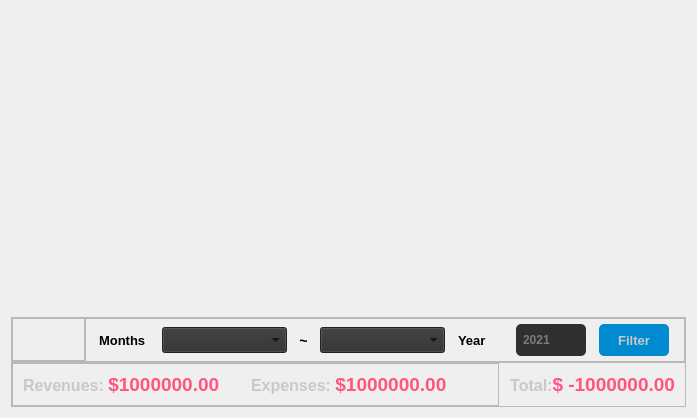
            <widget class="QWidget" name="tb_home">
             <attribute name="icon">
              <iconset>
               <normalon>:/home/casa.png</normalon>
              </iconset>
             </attribute>
             <attribute name="title">
              <string>Home</string>
             </attribute>
             <layout class="QVBoxLayout" name="verticalLayout_9">
              <item>
               <widget class="QFrame" name="fr_content_home_graph">
                <property name="minimumSize">
                 <size>
                  <width>0</width>
                  <height>300</height>
                 </size>
                </property>
                <property name="maximumSize">
                 <size>
                  <width>16777215</width>
                  <height>500</height>
                 </size>
                </property>
                <property name="frameShape">
                 <enum>QFrame::NoFrame</enum>
                </property>
                <property name="frameShadow">
                 <enum>QFrame::Raised</enum>
                </property>
                <layout class="QHBoxLayout" name="horizontalLayout_24">
                 <property name="spacing">
                  <number>0</number>
                 </property>
                 <property name="leftMargin">
                  <number>0</number>
                 </property>
                 <property name="topMargin">
                  <number>0</number>
                 </property>
                 <property name="rightMargin">
                  <number>0</number>
                 </property>
                 <property name="bottomMargin">
                  <number>0</number>
                 </property>
                 <item>
                  <widget class="PlotWidget" name="graphWidget" native="true">
                   <property name="minimumSize">
                    <size>
                     <width>300</width>
                     <height>250</height>
                    </size>
                   </property>
                   <property name="maximumSize">
                    <size>
                     <width>16777215</width>
                     <height>16777215</height>
                    </size>
                   </property>
                  </widget>
                 </item>
                </layout>
               </widget>
              </item>
              <item>
               <widget class="QFrame" name="fr_content_home_footer">
                <property name="minimumSize">
                 <size>
                  <width>654</width>
                  <height>90</height>
                 </size>
                </property>
                <property name="maximumSize">
                 <size>
                  <width>16777215</width>
                  <height>120</height>
                 </size>
                </property>
                <property name="frameShape">
                 <enum>QFrame::NoFrame</enum>
                </property>
                <property name="frameShadow">
                 <enum>QFrame::Raised</enum>
                </property>
                <layout class="QVBoxLayout" name="verticalLayout_10">
                 <property name="spacing">
                  <number>0</number>
                 </property>
                 <property name="leftMargin">
                  <number>0</number>
                 </property>
                 <property name="topMargin">
                  <number>0</number>
                 </property>
                 <property name="rightMargin">
                  <number>0</number>
                 </property>
                 <property name="bottomMargin">
                  <number>0</number>
                 </property>
                 <item>
                  <widget class="QFrame" name="fr_content_home_filter">
                   <property name="minimumSize">
                    <size>
                     <width>654</width>
                     <height>45</height>
                    </size>
                   </property>
                   <property name="maximumSize">
                    <size>
                     <width>16777215</width>
                     <height>45</height>
                    </size>
                   </property>
                   <property name="frameShape">
                    <enum>QFrame::StyledPanel</enum>
                   </property>
                   <property name="frameShadow">
                    <enum>QFrame::Raised</enum>
                   </property>
                   <layout class="QHBoxLayout" name="horizontalLayout_25">
                    <property name="spacing">
                     <number>0</number>
                    </property>
                    <property name="leftMargin">
                     <number>0</number>
                    </property>
                    <property name="topMargin">
                     <number>0</number>
                    </property>
                    <property name="rightMargin">
                     <number>0</number>
                    </property>
                    <property name="bottomMargin">
                     <number>0</number>
                    </property>
                    <item>
                     <widget class="QFrame" name="fr_content_home_space">
                      <property name="frameShape">
                       <enum>QFrame::StyledPanel</enum>
                      </property>
                      <property name="frameShadow">
                       <enum>QFrame::Raised</enum>
                      </property>
                     </widget>
                    </item>
                    <item>
                     <widget class="QFrame" name="fr_home_filter">
                      <property name="minimumSize">
                       <size>
                        <width>400</width>
                        <height>45</height>
                       </size>
                      </property>
                      <property name="maximumSize">
                       <size>
                        <width>600</width>
                        <height>16777215</height>
                       </size>
                      </property>
                      <property name="frameShape">
                       <enum>QFrame::StyledPanel</enum>
                      </property>
                      <property name="frameShadow">
                       <enum>QFrame::Raised</enum>
                      </property>
                      <layout class="QHBoxLayout" name="horizontalLayout_23">
                       <property name="spacing">
                        <number>0</number>
                       </property>
                       <property name="leftMargin">
                        <number>0</number>
                       </property>
                       <property name="topMargin">
                        <number>0</number>
                       </property>
                       <property name="rightMargin">
                        <number>0</number>
                       </property>
                       <property name="bottomMargin">
                        <number>0</number>
                       </property>
                       <item>
                        <widget class="QLabel" name="lb_home_filter_month">
                         <property name="minimumSize">
                          <size>
                           <width>50</width>
                           <height>0</height>
                          </size>
                         </property>
                         <property name="maximumSize">
                          <size>
                           <width>50</width>
                           <height>16777215</height>
                          </size>
                         </property>
                         <property name="font">
                          <font>
                           <pointsize>10</pointsize>
                           <weight>75</weight>
                           <bold>true</bold>
                          </font>
                         </property>
                         <property name="text">
                          <string>Months</string>
                         </property>
                        </widget>
                       </item>
                       <item>
                        <widget class="QComboBox" name="cb_home_filter_min">
                         <property name="minimumSize">
                          <size>
                           <width>0</width>
                           <height>26</height>
                          </size>
                         </property>
                         <property name="maximumSize">
                          <size>
                           <width>125</width>
                           <height>16777215</height>
                          </size>
                         </property>
                         <property name="font">
                          <font>
                           <pointsize>10</pointsize>
                           <weight>75</weight>
                           <bold>true</bold>
                          </font>
                         </property>
                         <property name="styleSheet">
                          <string notr="true">background-color: rgb(47, 47, 47);
padding-left: 5px;
padding-right: 5px;</string>
                         </property>
                        </widget>
                       </item>
                       <item>
                        <widget class="QLabel" name="lb_home_filter_range">
                         <property name="maximumSize">
                          <size>
                           <width>7</width>
                           <height>16777215</height>
                          </size>
                         </property>
                         <property name="font">
                          <font>
                           <pointsize>11</pointsize>
                           <weight>75</weight>
                           <bold>true</bold>
                          </font>
                         </property>
                         <property name="text">
                          <string>~</string>
                         </property>
                         <property name="alignment">
                          <set>Qt::AlignCenter</set>
                         </property>
                        </widget>
                       </item>
                       <item>
                        <widget class="QComboBox" name="cb_home_filter_max">
                         <property name="minimumSize">
                          <size>
                           <width>0</width>
                           <height>26</height>
                          </size>
                         </property>
                         <property name="maximumSize">
                          <size>
                           <width>125</width>
                           <height>16777215</height>
                          </size>
                         </property>
                         <property name="font">
                          <font>
                           <pointsize>10</pointsize>
                           <weight>75</weight>
                           <bold>true</bold>
                          </font>
                         </property>
                         <property name="styleSheet">
                          <string notr="true">background-color: rgb(47, 47, 47);
padding-left: 5px;
padding-right: 5px;</string>
                         </property>
                        </widget>
                       </item>
                       <item>
                        <widget class="QLabel" name="lb_home_filter_year">
                         <property name="minimumSize">
                          <size>
                           <width>40</width>
                           <height>0</height>
                          </size>
                         </property>
                         <property name="maximumSize">
                          <size>
                           <width>45</width>
                           <height>16777215</height>
                          </size>
                         </property>
                         <property name="font">
                          <font>
                           <pointsize>10</pointsize>
                           <weight>75</weight>
                           <bold>true</bold>
                          </font>
                         </property>
                         <property name="text">
                          <string>Year</string>
                         </property>
                        </widget>
                       </item>
                       <item>
                        <widget class="QLineEdit" name="ld_home_filter_year">
                         <property name="minimumSize">
                          <size>
                           <width>0</width>
                           <height>32</height>
                          </size>
                         </property>
                         <property name="maximumSize">
                          <size>
                           <width>70</width>
                           <height>16777215</height>
                          </size>
                         </property>
                         <property name="font">
                          <font>
                           <weight>75</weight>
                           <bold>true</bold>
                          </font>
                         </property>
                         <property name="styleSheet">
                          <string notr="true">QLineEdit{
	border-radius: 5px;
	padding: 5px;
	background-color: rgb(47, 47, 47);
	color: rgb(200,200,200);
}
QLineEdit:focus{
	border: 2px solid rgb(0, 122, 209);
	border: 2px solid rgb(172, 235, 226);
	color: rgb(255,255,255);
}</string>
                         </property>
                         <property name="placeholderText">
                          <string>2021</string>
                         </property>
                        </widget>
                       </item>
                       <item>
                        <widget class="QPushButton" name="btn_home_filter">
                         <property name="minimumSize">
                          <size>
                           <width>70</width>
                           <height>32</height>
                          </size>
                         </property>
                         <property name="maximumSize">
                          <size>
                           <width>70</width>
                           <height>16777215</height>
                          </size>
                         </property>
                         <property name="font">
                          <font>
                           <pointsize>10</pointsize>
                           <weight>75</weight>
                           <bold>true</bold>
                          </font>
                         </property>
                         <property name="cursor">
                          <cursorShape>PointingHandCursor</cursorShape>
                         </property>
                         <property name="styleSheet">
                          <string notr="true">QPushButton{
	border-radius: 5px;
	background-color: rgb(0, 139, 209);
	color: rgb(200,200,200);
}
QPushButton:hover{
	background-color: rgb(0, 130, 215);
}
QPushButton:pressed{
	background-color: rgb(0, 122, 209);
}</string>
                         </property>
                         <property name="text">
                          <string>Filter</string>
                         </property>
                        </widget>
                       </item>
                      </layout>
                     </widget>
                    </item>
                   </layout>
                  </widget>
                 </item>
                 <item>
                  <widget class="QFrame" name="fr_content_home_values">
                   <property name="minimumSize">
                    <size>
                     <width>654</width>
                     <height>45</height>
                    </size>
                   </property>
                   <property name="maximumSize">
                    <size>
                     <width>16777215</width>
                     <height>45</height>
                    </size>
                   </property>
                   <property name="frameShape">
                    <enum>QFrame::StyledPanel</enum>
                   </property>
                   <property name="frameShadow">
                    <enum>QFrame::Raised</enum>
                   </property>
                   <layout class="QHBoxLayout" name="horizontalLayout_27">
                    <property name="spacing">
                     <number>0</number>
                    </property>
                    <property name="leftMargin">
                     <number>0</number>
                    </property>
                    <property name="topMargin">
                     <number>0</number>
                    </property>
                    <property name="rightMargin">
                     <number>0</number>
                    </property>
                    <property name="bottomMargin">
                     <number>0</number>
                    </property>
                    <item>
                     <widget class="QFrame" name="fr_home_values">
                      <property name="frameShape">
                       <enum>QFrame::StyledPanel</enum>
                      </property>
                      <property name="frameShadow">
                       <enum>QFrame::Raised</enum>
                      </property>
                      <layout class="QHBoxLayout" name="horizontalLayout_26">
                       <property name="spacing">
                        <number>10</number>
                       </property>
                       <property name="leftMargin">
                        <number>0</number>
                       </property>
                       <property name="topMargin">
                        <number>0</number>
                       </property>
                       <property name="rightMargin">
                        <number>0</number>
                       </property>
                       <property name="bottomMargin">
                        <number>0</number>
                       </property>
                       <item>
                        <widget class="ClickLabel" name="lb_home_revenue">
                         <property name="font">
                          <font>
                           <pointsize>14</pointsize>
                           <weight>75</weight>
                           <bold>true</bold>
                          </font>
                         </property>
                         <property name="cursor">
                          <cursorShape>PointingHandCursor</cursorShape>
                         </property>
                         <property name="styleSheet">
                          <string notr="true">QLabel{
	border-radius: 5px;
	margin-right: 5px;
	margin-left: 5px;
	background-position: center;
	background-repeat: no-repeat;
}
QLabel:hover{
	background-color: rgb(50,50,50);
}
QLabel:pressed{
	background-color: rgb(35,35,35);
}</string>
                         </property>
                         <property name="text">
                          <string>&lt;html&gt;&lt;head/&gt;&lt;body&gt;&lt;p&gt;&lt;span style=&quot; font-size:12pt; color:#c8c8c8;&quot;&gt;Revenues: &lt;/span&gt;&lt;span style=&quot; color:#ff5580;&quot;&gt;$1000000.00&lt;/span&gt;&lt;/p&gt;&lt;/body&gt;&lt;/html&gt;</string>
                         </property>
                         <property name="margin">
                          <number>0</number>
                         </property>
                        </widget>
                       </item>
                       <item>
                        <widget class="ClickLabel" name="lb_home_expenses">
                         <property name="font">
                          <font>
                           <pointsize>14</pointsize>
                           <weight>75</weight>
                           <bold>true</bold>
                          </font>
                         </property>
                         <property name="cursor">
                          <cursorShape>PointingHandCursor</cursorShape>
                         </property>
                         <property name="styleSheet">
                          <string notr="true">QLabel{
	border-radius: 5px;
	margin-right: 5px;
	margin-left: 5px;
	background-position: center;
	background-repeat: no-repeat;
}
QLabel:hover{
	background-color: rgb(50,50,50);
}
QLabel:pressed{
	background-color: rgb(35,35,35);
}</string>
                         </property>
                         <property name="text">
                          <string>&lt;html&gt;&lt;head/&gt;&lt;body&gt;&lt;p&gt;&lt;span style=&quot; font-size:12pt; color:#c8c8c8;&quot;&gt;Expenses: &lt;/span&gt;&lt;span style=&quot; color:#ff5580;&quot;&gt;$1000000.00&lt;/span&gt;&lt;/p&gt;&lt;/body&gt;&lt;/html&gt;</string>
                         </property>
                         <property name="margin">
                          <number>0</number>
                         </property>
                        </widget>
                       </item>
                       <item>
                        <spacer name="horizontalSpacer">
                         <property name="orientation">
                          <enum>Qt::Horizontal</enum>
                         </property>
                         <property name="sizeHint" stdset="0">
                          <size>
                           <width>40</width>
                           <height>20</height>
                          </size>
                         </property>
                        </spacer>
                       </item>
                      </layout>
                     </widget>
                    </item>
                    <item>
                     <widget class="ClickLabel" name="lb_home_total">
                      <property name="maximumSize">
                       <size>
                        <width>16777215</width>
                        <height>16777215</height>
                       </size>
                      </property>
                      <property name="font">
                       <font>
                        <pointsize>14</pointsize>
                        <weight>75</weight>
                        <bold>true</bold>
                       </font>
                      </property>
                      <property name="cursor">
                       <cursorShape>PointingHandCursor</cursorShape>
                      </property>
                      <property name="styleSheet">
                       <string notr="true">QLabel{
	border-radius: 5px;
	margin-right: 5px;
	margin-left: 5px;
	background-position: center;
	background-repeat: no-repeat;
}
QLabel:hover{
	background-color: rgb(50,50,50);
}
QLabel:pressed{
	background-color: rgb(35,35,35);
}</string>
                      </property>
                      <property name="text">
                       <string>&lt;html&gt;&lt;head/&gt;&lt;body&gt;&lt;p&gt;&lt;span style=&quot; font-size:12pt; color:#c8c8c8;&quot;&gt;Total:&lt;/span&gt;&lt;span style=&quot; color:#c8c8c8;&quot;/&gt;&lt;span style=&quot; color:#ff5580;&quot;&gt;$ -1000000.00&lt;/span&gt;&lt;/p&gt;&lt;/body&gt;&lt;/html&gt;</string>
                      </property>
                      <property name="alignment">
                       <set>Qt::AlignRight|Qt::AlignTrailing|Qt::AlignVCenter</set>
                      </property>
                      <property name="margin">
                       <number>0</number>
                      </property>
                     </widget>
                    </item>
                   </layout>
                  </widget>
                 </item>
                </layout>
               </widget>
              </item>
             </layout>
            </widget>
